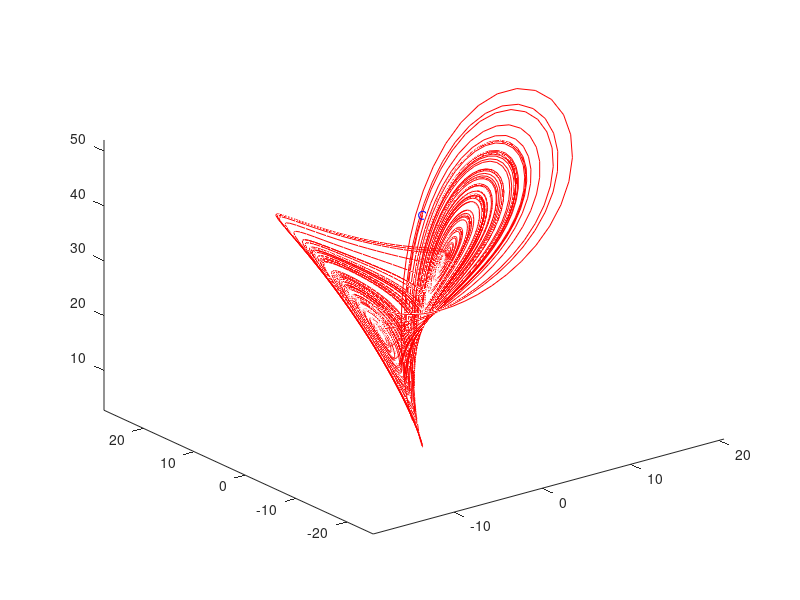

The MATLAB source for this figure:
% Computes the Lorenz attractor.
% Precondition: n/a.
% Postcondition: the Lorenz attractor has been plotted in three dimensions.

clear all;

X(1) = 1;
Y(1) = 2;
Z(1) = 3;

sigma = 10;
b = 8/3;
r = 28;
dt = 0.01;

for iter=1:10000
    X(iter+1) = X(iter) + sigma*(Y(iter) - X(iter))*dt;
    Y(iter+1) = Y(iter) + (X(iter)*(r - Z(iter)) - Y(iter))*dt;
    Z(iter+1) = Z(iter) + (X(iter)*Y(iter) - b*Z(iter))*dt;
end

plot3(X, Y, Z);
comet3(X, Y, Z);